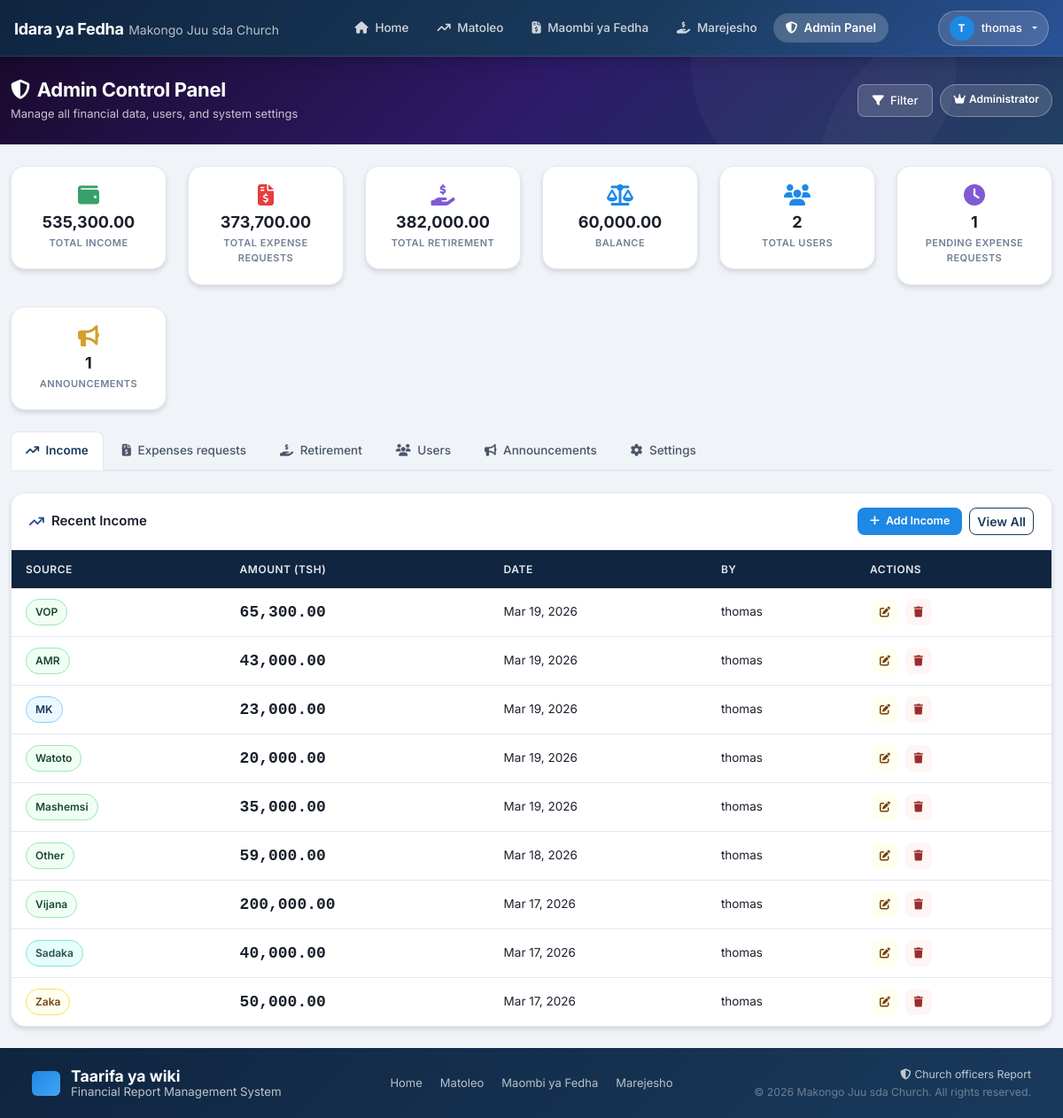
Page /admin-panel/ (signed in) on the earlier database version.
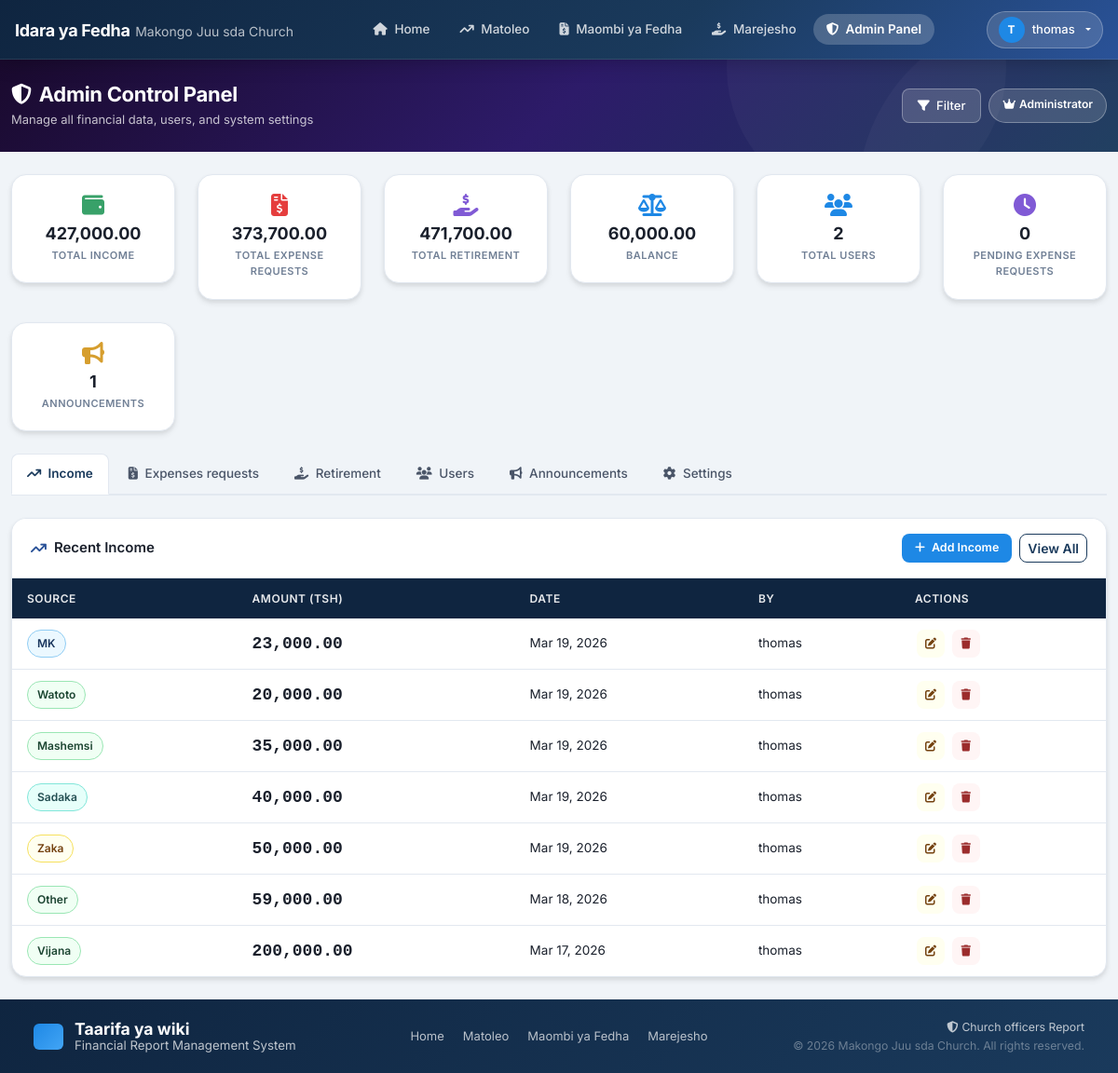
Same page on the later database version.
### dashboard/models.py (models this page shows, shortened)
class Income(models.Model):
    source = models.CharField(max_length=20, choices=INCOME_SOURCE_CHOICES, default='other')
    source_name = models.CharField(max_length=200, blank=True, help_text="Custom source name for 'Other' income")
    amount = models.DecimalField(max_digits=20, decimal_places=2)
    date = models.DateField(default=timezone.now)
    description = models.TextField(blank=True)
    department = models.CharField(max_length=50, choices=DEPARTMENT_CHOICES, blank=True)
    created_by = models.ForeignKey(User, on_delete=models.SET_NULL, null=True, blank=True, related_name='incomes')
    created_at = models.DateTimeField(auto_now_add=True)
    updated_at = models.DateTimeField(auto_now=True)
    class Meta:
        ordering = ['-date', '-created_at']
    def get_display_name(self):
        if self.source_name:
            return self.source_name
        return self.get_source_display()

### dashboard/views.py (the view)
# urls.py: path('admin-panel/', views.admin_dashboard, name='admin_dashboard'),
@login_required
def admin_dashboard(request):
    if not is_admin(request.user):
        messages.error(request, 'Access denied. Admin privileges required.')
        return redirect('home')
    default_from, default_to = get_default_date_range()
    date_from, date_to, department, _, _ = get_active_filters(request, key='admin')
    if not date_from:
        date_from = default_from
    if not date_to:
        date_to = default_to
    income_qs = Income.objects.filter(date__gte=date_from, date__lte=date_to)
    expense_qs = ExpenseRequest.objects.filter(date__gte=date_from, date__lte=date_to)
    retirement_qs = Retirement.objects.filter(date__gte=date_from, date__lte=date_to)
    total_income = income_qs.aggregate(total=Sum('amount'))['total'] or 0
    total_expenses = expense_qs.aggregate(total=Sum('amount'))['total'] or 0
    total_retirement = retirement_qs.aggregate(total=Sum('amount'))['total'] or 0
    net_balance_obj = NetBalance.objects.order_by('-updated_at').first()
    net_balance = net_balance_obj.amount if net_balance_obj else 0
    total_users = User.objects.count()
    pending_expenses = ExpenseRequest.objects.filter(status='pending').count()
    active_announcements = Announcement.objects.filter(is_active=True).count()
    recent_income = income_qs.order_by('-date', '-created_at')
    recent_expenses = expense_qs.order_by('-date', '-created_at')
    recent_retirements = retirement_qs.order_by('-date', '-created_at')
    all_users = User.objects.select_related('profile').all()
    announcements = Announcement.objects.all()[:10]
    default_range = DefaultDateRange.objects.filter(is_active=True).first()
    comments = Comment.objects.all()[:10]
    context = {
        'total_income': total_income,
        'total_expenses': total_expenses,
        'total_retirement': total_retirement,
        'net_balance': net_balance,
        'total_users': total_users,
        'pending_expenses': pending_expenses,
        'active_announcements': active_announcements,
        'recent_income': recent_income,
        'recent_expenses': recent_expenses,
        'recent_retirements': recent_retirements,
        'all_users': all_users,
        'announcements': announcements,
        'default_range': default_range,
        'comments': comments,
        'date_from': date_from,
        'date_to': date_to,
        'active_tab': 'admin',
    }
    return render(request, 'dashboard/admin_dashboard.html', context)

### dashboard/models.py (called while the page is built)
    def is_admin(self):
        return self.role == 'admin'

### dashboard/views.py (called while the page is built)
def get_default_date_range():
    try:
        default_range = DefaultDateRange.objects.filter(is_active=True).first()
        if default_range and default_range.from_date and default_range.to_date:
            return default_range.from_date, default_range.to_date
        days = default_range.days_back if default_range else 14
    except Exception:
        days = 14
    today = date.today()
    return today - timedelta(days=days), today

def is_admin(user):
    if not user.is_authenticated:
        return False
    try:
        return user.profile.is_admin() or user.is_superuser
    except Exception:
        return user.is_superuser

### templates/dashboard/admin_dashboard.html (shortened to what the changed rows need)
{% extends 'base.html' %}
{% load static %}
{% block content %}
<div class="page-wrapper">
    <div class="page-header admin-header">
        <div class="container-fluid">
            <div class="row align-items-center">
                <div class="col">
                    <h1 class="page-title"><i class="fas fa-shield-halved me-2"></i>Admin Control Panel</h1>
                </div>
            </div>
        </div>
    </div>
    <div class="container-fluid py-4">
        <div class="row g-4 mb-4">
            <div class="col-6 col-md-2">
                <div class="admin-stat-card income-bg">
                    <i class="fas fa-wallet"></i>
                    <h4 class="tsh-value">{{ total_income|floatformat:2 }}</h4>
                    <p>Total Income</p>
                </div>
            </div>
            <div class="col-6 col-md-2">
                <div class="admin-stat-card retirement-bg">
                    <i class="fas fa-hand-holding-dollar"></i>
                    <h4 class="tsh-value">{{ total_retirement|floatformat:2 }}</h4>
                    <p>Total Retirement</p>
                </div>
            </div>
            <div class="col-6 col-md-2">
                <div class="admin-stat-card pending-bg">
                    <i class="fas fa-clock"></i>
                    <h4>{{ pending_expenses }}</h4>
                    <p>Pending Expense Requests</p>
                </div>
            </div>
        </div>
        <div class="tab-content">
            <div class="tab-pane fade show active" id="tab-income">
                <div class="content-card">
                    <div class="content-card-body p-0">
                        <div class="table-responsive">
                            <table class="data-table">
                                <thead>
                                    <tr><th>Source</th><th>Amount (TSH)</th><th>Date</th><th>By</th><th>Actions</th></tr>
                                </thead>
                                <tbody>
                                    {% for income in recent_income %}
                                    <tr>
                                        <td><span class="source-badge source-{{ income.source }}">{{ income.get_display_name }}</span></td>
                                        <td class="amount-cell tsh-value">{{ income.amount|floatformat:2 }}</td>
                                        <td>{{ income.date|date:"M d, Y" }}</td>
                                        <td>{{ income.created_by.username|default:"-" }}</td>
                                        <td class="action-cell">
                                            <a href="{% url 'income_edit' income.pk %}" class="btn-action edit"><i class="fas fa-edit"></i></a>
                                            <form method="post" action="{% url 'income_delete' income.pk %}" class="d-inline" onsubmit="return confirm('Delete?')">
                                                <button type="submit" class="btn-action delete"><i class="fas fa-trash"></i></button>
                                            </form>
                                        </td>
                                    </tr>
                                    {% empty %}
                                    <tr><td colspan="5" class="text-center py-3 text-muted">No income records yet.</td></tr>
                                    {% endfor %}
                                </tbody>
                            </table>
                        </div>
                    </div>
                </div>
            </div>
        </div>
    </div>
</div>
{% endblock %}

Differences in the rows shown:
removed Income: get_display_name "VOP", amount "65,300.00", date "Mar 19, 2026", created_by.username "thomas"
removed Income: get_display_name "AMR", amount "43,000.00", date "Mar 19, 2026", created_by.username "thomas"
changed Income "Sadaka": date "Mar 17, 2026" → "Mar 19, 2026"; moves up the list
changed Income "Zaka": date "Mar 17, 2026" → "Mar 19, 2026"; moves up the list
Other differences:
{{ total_income|floatformat:2 }}: "535,300.00" → "427,000.00"
{{ total_retirement|floatformat:2 }}: "382,000.00" → "471,700.00"
{{ pending_expenses }}: "1" → "0"
